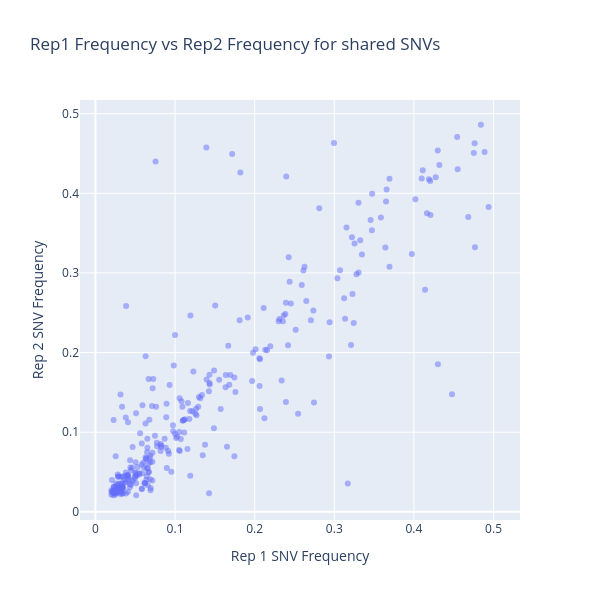

Write notebook code for a chart like this one.
### Code cell
import plotly.express as px

# Scatter plot of rep1_freq vs rep2_freq
fig = px.scatter(shared_vars, 
                 x="Frequency_1", 
                 y="Frequency_2", 
                 title="Rep1 Frequency vs Rep2 Frequency for shared SNVs",
                 labels={"Frequency_1": "Rep 1 SNV Frequency", "Frequency_2": "Rep 2 SNV Frequency"},
                 opacity=0.5,
                 hover_data=["ct_value", 'sample_ID'])

fig.update_layout(
    width=600,  # Set width
    height=600,  # Set height (same as width for square shape)
    xaxis=dict(scaleanchor="y")  # Ensures 1:1 aspect ratio
)

# Show the plot
fig.show()
# fig.savefig("seq/analysis/figures/rep1_rep2_freq_SNVs.pdf", bbox_inches='tight', dpi=300)
# fig.write_image("seq/analysis/figures/rep1_rep2_freq_SNVs.pdf")

### Figure 1 — Plotly figure (JSON) as saved in the notebook; plotly's stock layout.template omitted (floating-point values rounded to 4 significant figures; data arrays with more than 128 entries replaced by an {"elided": "..."} marker saying what was removed)
{"data": [{"customdata": {"elided": "307x2 mixed values"}, "hovertemplate": "Rep 1 SNV Frequency=%{x}<br>Rep 2 SNV Frequency=%{y}<br>ct_value=%{customdata[0]}<br>sample_ID=%{customdata[1]}<extra></extra>", "legendgroup": "", "marker": {"color": "#636efa", "opacity": 0.5, "symbol": "circle"}, "mode": "markers", "name": "", "orientation": "v", "showlegend": false, "type": "scatter", "x": {"elided": "307 float values"}, "xaxis": "x", "y": {"elided": "307 float values"}, "yaxis": "y"}], "layout": {"height": 600, "legend": {"tracegroupgap": 0}, "title": {"text": "Rep1 Frequency vs Rep2 Frequency for shared SNVs"}, "width": 600, "xaxis": {"anchor": "y", "domain": [0, 1], "scaleanchor": "y", "title": {"text": "Rep 1 SNV Frequency"}}, "yaxis": {"anchor": "x", "domain": [0, 1], "title": {"text": "Rep 2 SNV Frequency"}}}}
